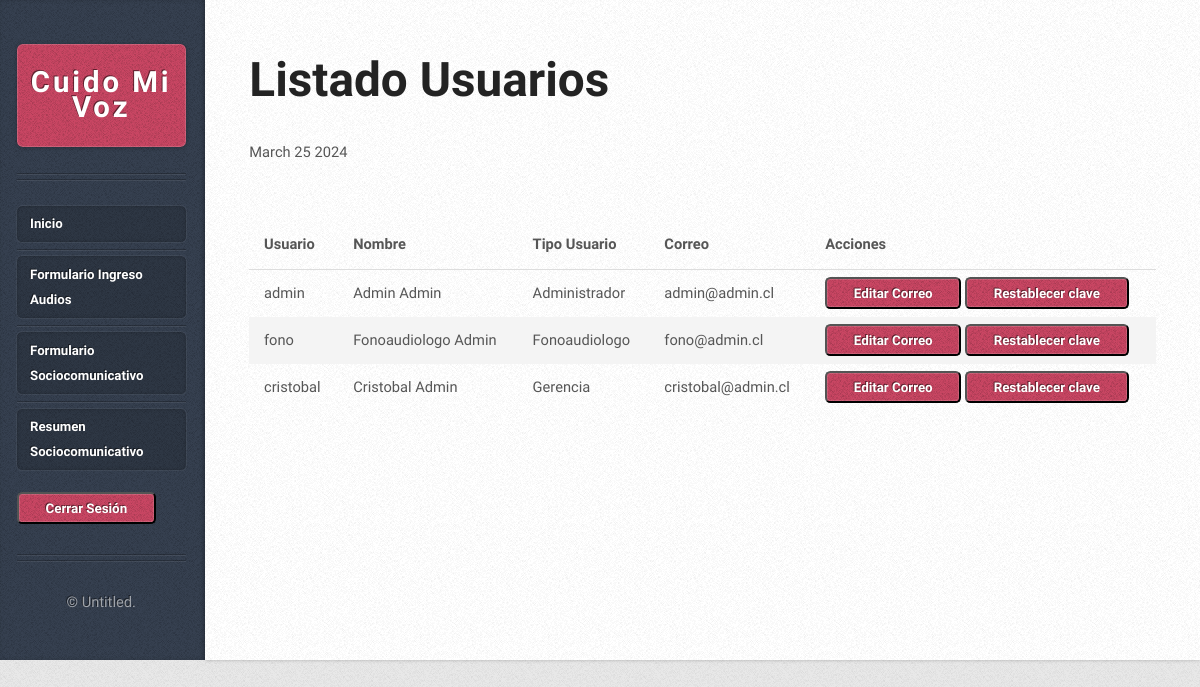
Before: /listado_usuarios/ (signed in) with the older database file.
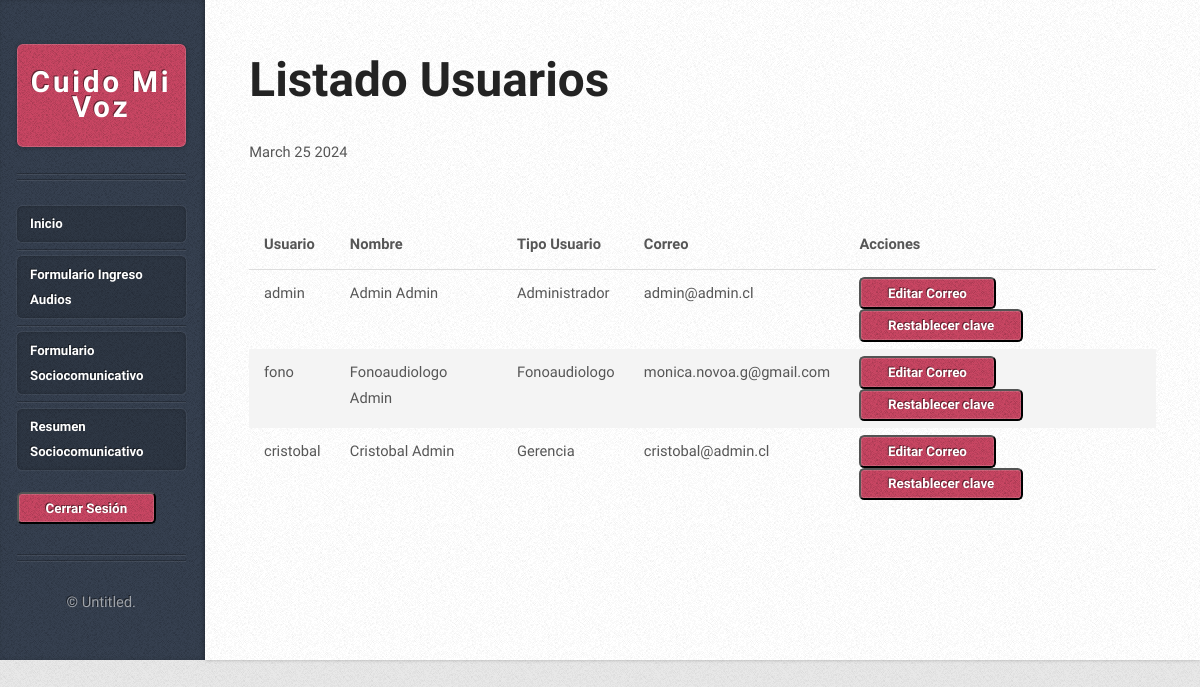
After: the same page with the newer database file.
### user/models.py (models this page shows, shortened)
class User(AbstractUser, PermissionsMixin):
    email = models.EmailField(unique=True)
    nombre = models.CharField(max_length=100)
    apellido = models.CharField(max_length=100)
    tipo_usuario = models.ForeignKey(tipo_usuario, on_delete=models.CASCADE, related_name='tipo_usuario')
    username = models.CharField(max_length=100,unique=True)
    USERNAME_FIELD = 'username'
    EMAIL_FIELD = 'email'
    REQUIRED_FIELDS = ['nombre', 'apellido', 'tipo_usuario']
    is_active = models.BooleanField(default=True)
    is_staff = models.BooleanField(default=False)
    is_superuser = models.BooleanField(default=False)
    date_joined = models.DateTimeField(default=timezone.now)
    last_login = models.DateTimeField(blank=True, null=True)
    objects = CustomUserManager()
    class Meta:
        verbose_name = 'Usuario'
        verbose_name_plural = 'Usuarios'

class tipo_usuario(models.Model):
    id = models.AutoField(primary_key=True, verbose_name="id_tipo_usuario")
    nombre_tipo_usuario = models.CharField(max_length=20)
    def __str__(self):
        return self.nombre_tipo_usuario

### botApp/views.py (the view, shortened to what this page needs)
# urls.py: path('listado_usuarios/', listado_usuarios , name='listado_usuarios'),
@login_required
def listado_usuarios(request):
    list_data = User.objects.all()
    data = {
        "fecha_actual": datetime.now(),
        "list": list_data
    }
    return render(request, "listado_usuarios.html", data)

### botApp/templates/listado_usuarios.html (shortened to what this page needs)
{% extends "base.html" %}
{% block subtitle %}Listado Usuarios {% endblock %}
{% block fecha %}
<div class="info">
    <span class="date">
      <span class="month">{{ fecha_actual|date:"F" }} </span>
      <span class="day">{{ fecha_actual|date:"d" }}</span>
      <span class="year">{{ fecha_actual|date:"Y" }}</span>
    </span>
  </div>
{% endblock %}
{% block content %}
<br>
<table id="tabla">
    <thead>
        <tr>
            <th>Usuario</th>
            <th>Nombre</th>
            <th>Tipo Usuario</th>
            <th>Correo</th>
            <th>Acciones</th>
        </tr>
    </thead>
    <tbody>
        {% for item in list %}
            <tr>
                <td>{{ item.username }}</td>
                <td>{{ item.nombre }} {{ item.apellido }}</td>
                <td>{{ item.tipo_usuario }}</td>
                <td>{{ item.email }}</td>
                <td>
                    <button class="button editar-correo" data-user-id="{{ item.id }}">Editar Correo</button>
                    <a href="{% url 'email-datos-usuario' item.id %}"><button tyle="height:50px; width:auto;" class="btn btn-secondary"  type="button">Restablecer clave</button></a>
            </tr>
        {% endfor %}
    </tbody>
</table>
{% endblock %}

Changed rows visible on the page:
changed User "fono": email "fono@admin.cl" → "monica.novoa.g@gmail.com"
